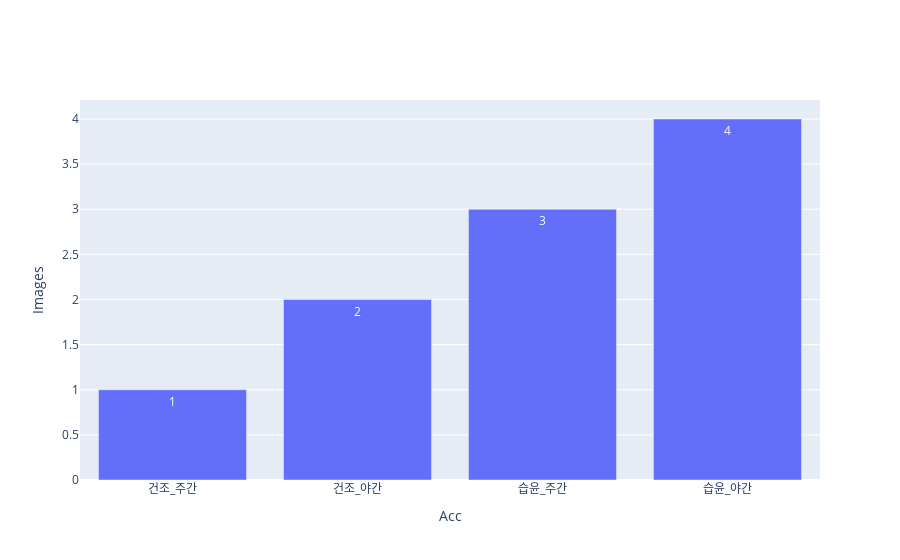

Write notebook code for a chart like this one.
### Code cell
fig = make_subplots(co)
fig.add_trace(go.Bar(x = CATEGORIES, y = [a, b, c, d], text= [a, b, c, d], textposition='auto'))
fig.update_xaxes(title='Acc')
fig.update_yaxes(title='Images')
fig.show()

### Figure 1 — Plotly figure (JSON) as saved in the notebook; plotly's stock layout.template omitted (floating-point values rounded to 4 significant figures)
{"data": [{"text": ["1", "2", "3", "4"], "textposition": "auto", "type": "bar", "x": ["건조_주간", "건조_야간", "습윤_주간", "습윤_야간"], "y": [1, 2, 3, 4]}], "layout": {"xaxis": {"title": {"text": "Acc"}}, "yaxis": {"title": {"text": "Images"}}}}
